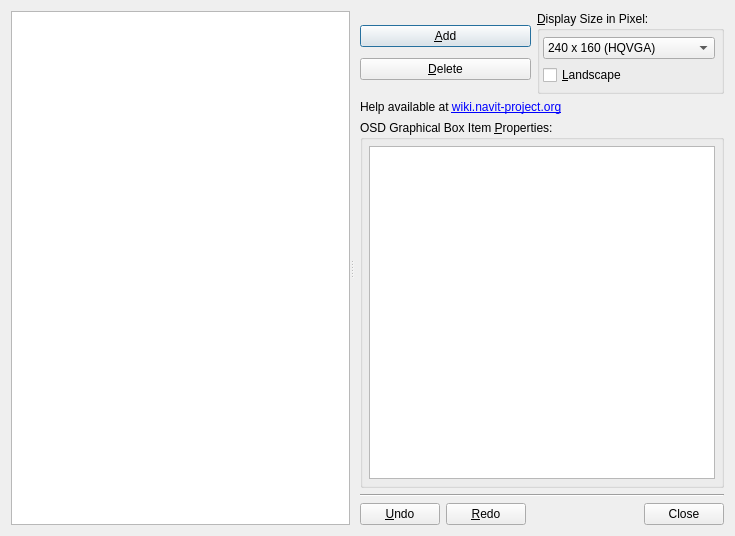
<?xml version="1.0" encoding="UTF-8"?>
<ui version="4.0">
 <class>DialogMapView</class>
 <widget class="QDialog" name="DialogMapView">
  <property name="windowModality">
   <enum>Qt::ApplicationModal</enum>
  </property>
  <property name="geometry">
   <rect>
    <x>0</x>
    <y>0</y>
    <width>735</width>
    <height>536</height>
   </rect>
  </property>
  <property name="windowTitle">
   <string>Navit View Editor</string>
  </property>
  <property name="modal">
   <bool>true</bool>
  </property>
  <layout class="QGridLayout" name="gridLayout_2">
   <item row="0" column="0">
    <widget class="QSplitter" name="splitter">
     <property name="orientation">
      <enum>Qt::Horizontal</enum>
     </property>
     <widget class="QWidget" name="verticalLayoutWidget_2">
      <layout class="QVBoxLayout" name="graphicsViewLayout">
       <property name="leftMargin">
        <number>0</number>
       </property>
       <item>
        <widget class="QGraphicsView" name="graphicsView"/>
       </item>
      </layout>
     </widget>
     <widget class="QWidget" name="layoutWidget">
      <layout class="QVBoxLayout" name="verticalLayout_2">
       <property name="leftMargin">
        <number>6</number>
       </property>
       <item>
        <layout class="QHBoxLayout" name="horizontalLayout_3">
         <property name="spacing">
          <number>6</number>
         </property>
         <item>
          <widget class="QFrame" name="frame_3">
           <layout class="QGridLayout" name="gridLayout">
            <property name="leftMargin">
             <number>0</number>
            </property>
            <property name="rightMargin">
             <number>0</number>
            </property>
            <item row="0" column="0">
             <widget class="QPushButton" name="buttonAdd">
              <property name="text">
               <string>&amp;Add</string>
              </property>
              <property name="icon">
               <iconset resource="../../../NavitConfigurator.qrc">
                <normaloff>:/images/edit-add.png</normaloff>:/images/edit-add.png</iconset>
              </property>
             </widget>
            </item>
            <item row="1" column="0">
             <widget class="QPushButton" name="buttonDelete">
              <property name="text">
               <string>&amp;Delete</string>
              </property>
              <property name="icon">
               <iconset resource="../../../NavitConfigurator.qrc">
                <normaloff>:/images/edit-delete-6.png</normaloff>:/images/edit-delete-6.png</iconset>
              </property>
             </widget>
            </item>
           </layout>
          </widget>
         </item>
         <item>
          <widget class="QGroupBox" name="groupBox">
           <property name="title">
            <string>&amp;Display Size in Pixel:</string>
           </property>
           <layout class="QFormLayout" name="formLayout_2">
            <property name="fieldGrowthPolicy">
             <enum>QFormLayout::AllNonFixedFieldsGrow</enum>
            </property>
            <property name="leftMargin">
             <number>3</number>
            </property>
            <property name="topMargin">
             <number>6</number>
            </property>
            <property name="rightMargin">
             <number>6</number>
            </property>
            <property name="bottomMargin">
             <number>6</number>
            </property>
            <item row="1" column="0">
             <widget class="QComboBox" name="comboBoxDisplaySize">
              <property name="sizePolicy">
               <sizepolicy hsizetype="Preferred" vsizetype="Minimum">
                <horstretch>0</horstretch>
                <verstretch>0</verstretch>
               </sizepolicy>
              </property>
              <item>
               <property name="text">
                <string>240 x 160 (HQVGA)</string>
               </property>
              </item>
              <item>
               <property name="text">
                <string>320 x 240 (QVGA)</string>
               </property>
              </item>
              <item>
               <property name="text">
                <string>400 x 240 (WQVGA)</string>
               </property>
              </item>
              <item>
               <property name="text">
                <string>480 x 320 (HVGA)</string>
               </property>
              </item>
              <item>
               <property name="text">
                <string>640 x 480 (VGA)</string>
               </property>
              </item>
              <item>
               <property name="text">
                <string>800 x 480 (WVGA)</string>
               </property>
              </item>
              <item>
               <property name="text">
                <string>854 x 480 (FWVGA)</string>
               </property>
              </item>
              <item>
               <property name="text">
                <string>800 x 600 (SVGA)</string>
               </property>
              </item>
              <item>
               <property name="text">
                <string>960 x 640 (DVGA)</string>
               </property>
              </item>
              <item>
               <property name="text">
                <string>1024 x 576 (WSVGA)</string>
               </property>
              </item>
              <item>
               <property name="text">
                <string>1024 x 600 (WSVGA)</string>
               </property>
              </item>
              <item>
               <property name="text">
                <string>1024 x 768 (XGA)</string>
               </property>
              </item>
              <item>
               <property name="text">
                <string>1152 X 864 (XGA+)</string>
               </property>
              </item>
              <item>
               <property name="text">
                <string>1280 x 720 (WXGA 16:9)</string>
               </property>
              </item>
              <item>
               <property name="text">
                <string>1280 x 768 (WXGA 5:3)</string>
               </property>
              </item>
              <item>
               <property name="text">
                <string>1280 x 800 (WXGA 16:10)</string>
               </property>
              </item>
              <item>
               <property name="text">
                <string>1280 x 960 (SXGA 4:3)</string>
               </property>
              </item>
              <item>
               <property name="text">
                <string>1280 x 1024 (SXGA 5:4)</string>
               </property>
              </item>
              <item>
               <property name="text">
                <string>1360 x 768 (HD)</string>
               </property>
              </item>
              <item>
               <property name="text">
                <string>1366 x 768 (HD)</string>
               </property>
              </item>
              <item>
               <property name="text">
                <string>1400 x 1050 (SXGA+)</string>
               </property>
              </item>
              <item>
               <property name="text">
                <string>1440 x 900 (WXGA+)</string>
               </property>
              </item>
              <item>
               <property name="text">
                <string>1600 x 900 (HD+)</string>
               </property>
              </item>
              <item>
               <property name="text">
                <string>1600 x 1200 (UXGA)</string>
               </property>
              </item>
              <item>
               <property name="text">
                <string>1680 x 1050 (WSXGA+)</string>
               </property>
              </item>
              <item>
               <property name="text">
                <string>1920 x 1080 (FHD)</string>
               </property>
              </item>
              <item>
               <property name="text">
                <string>1920 x 1200 (WUXGA)</string>
               </property>
              </item>
              <item>
               <property name="text">
                <string>2048 x 1152 (QWXGA)</string>
               </property>
              </item>
              <item>
               <property name="text">
                <string>2560 x 1440 (WQHD)</string>
               </property>
              </item>
              <item>
               <property name="text">
                <string>2560 x 1600 (WQXGA)</string>
               </property>
              </item>
             </widget>
            </item>
            <item row="2" column="0">
             <widget class="QCheckBox" name="checkBoxLandscape">
              <property name="text">
               <string>&amp;Landscape</string>
              </property>
             </widget>
            </item>
           </layout>
          </widget>
         </item>
        </layout>
       </item>
       <item>
        <widget class="QLabel" name="label">
         <property name="toolTip">
          <string>Click on this link to open your standard browser with the following link: http://wiki.navit-project.org/index.php/On_Screen_Display</string>
         </property>
         <property name="text">
          <string>Help available at &lt;a href=&quot;http://wiki.navit-project.org/index.php/On_Screen_Display&quot;&gt;wiki.navit-project.org&lt;/a&gt;</string>
         </property>
         <property name="openExternalLinks">
          <bool>true</bool>
         </property>
        </widget>
       </item>
       <item>
        <widget class="QGroupBox" name="groupBox_2">
         <property name="sizePolicy">
          <sizepolicy hsizetype="Expanding" vsizetype="Expanding">
           <horstretch>0</horstretch>
           <verstretch>0</verstretch>
          </sizepolicy>
         </property>
         <property name="title">
          <string>OSD Graphical Box Item &amp;Properties:</string>
         </property>
         <layout class="QVBoxLayout" name="verticalLayout">
          <property name="margin">
           <number>6</number>
          </property>
          <item>
           <widget class="QTableView" name="tableViewBoxProperties">
            <property name="alternatingRowColors">
             <bool>true</bool>
            </property>
            <attribute name="horizontalHeaderStretchLastSection">
             <bool>true</bool>
            </attribute>
            <attribute name="horizontalHeaderStretchLastSection">
             <bool>true</bool>
            </attribute>
           </widget>
          </item>
         </layout>
        </widget>
       </item>
       <item>
        <widget class="Line" name="line">
         <property name="orientation">
          <enum>Qt::Horizontal</enum>
         </property>
        </widget>
       </item>
       <item>
        <layout class="QHBoxLayout" name="horizontalLayout">
         <item>
          <widget class="QPushButton" name="buttonUndo">
           <property name="toolTip">
            <string>Undo the last change</string>
           </property>
           <property name="text">
            <string>&amp;Undo</string>
           </property>
           <property name="icon">
            <iconset resource="../../../NavitConfigurator.qrc">
             <normaloff>:/images/edit-undo-7.png</normaloff>:/images/edit-undo-7.png</iconset>
           </property>
          </widget>
         </item>
         <item>
          <widget class="QPushButton" name="buttonRedo">
           <property name="text">
            <string>&amp;Redo</string>
           </property>
           <property name="icon">
            <iconset resource="../../../NavitConfigurator.qrc">
             <normaloff>:/images/edit-redo-7.png</normaloff>:/images/edit-redo-7.png</iconset>
           </property>
          </widget>
         </item>
         <item>
          <widget class="QDialogButtonBox" name="buttonBox">
           <property name="orientation">
            <enum>Qt::Horizontal</enum>
           </property>
           <property name="standardButtons">
            <set>QDialogButtonBox::Close</set>
           </property>
          </widget>
         </item>
        </layout>
       </item>
      </layout>
     </widget>
    </widget>
   </item>
  </layout>
 </widget>
 <resources>
  <include location="../../../NavitConfigurator.qrc"/>
 </resources>
 <connections>
  <connection>
   <sender>buttonBox</sender>
   <signal>clicked(QAbstractButton*)</signal>
   <receiver>DialogMapView</receiver>
   <slot>accept()</slot>
   <hints>
    <hint type="sourcelabel">
     <x>723</x>
     <y>524</y>
    </hint>
    <hint type="destinationlabel">
     <x>286</x>
     <y>274</y>
    </hint>
   </hints>
  </connection>
  <connection>
   <sender>buttonUndo</sender>
   <signal>clicked()</signal>
   <receiver>DialogMapView</receiver>
   <slot>buttonUndoClicked()</slot>
   <hints>
    <hint type="sourcelabel">
     <x>440</x>
     <y>524</y>
    </hint>
    <hint type="destinationlabel">
     <x>495</x>
     <y>388</y>
    </hint>
   </hints>
  </connection>
  <connection>
   <sender>buttonRedo</sender>
   <signal>clicked()</signal>
   <receiver>DialogMapView</receiver>
   <slot>buttonRedoClicked()</slot>
   <hints>
    <hint type="sourcelabel">
     <x>531</x>
     <y>524</y>
    </hint>
    <hint type="destinationlabel">
     <x>592</x>
     <y>388</y>
    </hint>
   </hints>
  </connection>
  <connection>
   <sender>comboBoxDisplaySize</sender>
   <signal>currentIndexChanged(int)</signal>
   <receiver>DialogMapView</receiver>
   <slot>comboBoxDisplaySizeIndexChanged()</slot>
   <hints>
    <hint type="sourcelabel">
     <x>614</x>
     <y>64</y>
    </hint>
    <hint type="destinationlabel">
     <x>484</x>
     <y>388</y>
    </hint>
   </hints>
  </connection>
  <connection>
   <sender>checkBoxLandscape</sender>
   <signal>stateChanged(int)</signal>
   <receiver>DialogMapView</receiver>
   <slot>comboBoxDisplaySizeIndexChanged()</slot>
   <hints>
    <hint type="sourcelabel">
     <x>552</x>
     <y>89</y>
    </hint>
    <hint type="destinationlabel">
     <x>437</x>
     <y>388</y>
    </hint>
   </hints>
  </connection>
  <connection>
   <sender>buttonAdd</sender>
   <signal>clicked()</signal>
   <receiver>DialogMapView</receiver>
   <slot>buttonAddClicked()</slot>
   <hints>
    <hint type="sourcelabel">
     <x>415</x>
     <y>85</y>
    </hint>
    <hint type="destinationlabel">
     <x>735</x>
     <y>211</y>
    </hint>
   </hints>
  </connection>
  <connection>
   <sender>groupBox</sender>
   <signal>clicked()</signal>
   <receiver>DialogMapView</receiver>
   <slot>buttonDeleteClicked()</slot>
   <hints>
    <hint type="sourcelabel">
     <x>456</x>
     <y>169</y>
    </hint>
    <hint type="destinationlabel">
     <x>733</x>
     <y>172</y>
    </hint>
   </hints>
  </connection>
  <connection>
   <sender>buttonDelete</sender>
   <signal>clicked()</signal>
   <receiver>DialogMapView</receiver>
   <slot>buttonDeleteClicked()</slot>
   <hints>
    <hint type="sourcelabel">
     <x>403</x>
     <y>170</y>
    </hint>
    <hint type="destinationlabel">
     <x>732</x>
     <y>112</y>
    </hint>
   </hints>
  </connection>
 </connections>
 <slots>
  <slot>comboBoxDisplaySizeIndexChanged()</slot>
  <slot>tableViewBoxPropertiesChanged(QModelIndex)</slot>
  <slot>buttonAddClicked()</slot>
  <slot>buttonDeleteClicked()</slot>
  <slot>buttonUndoClicked()</slot>
  <slot>buttonRedoClicked()</slot>
  <slot>close()</slot>
 </slots>
</ui>
